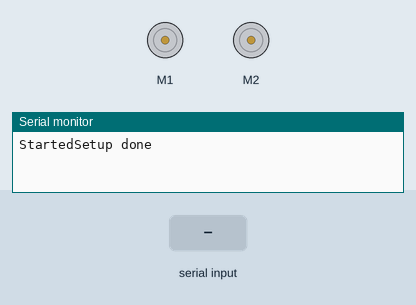
Simulated run of this sketch. Board: Arduino Uno, built with avr-gcc and run on an emulated ATmega328P. On the bench: 2 × DC motor (green arrow = forward, orange = backward, longer = faster), the last lines printed to the serial monitor. The inputs (shaded band) are chosen by the test bench.

Above: at 3.2 s.
3.3 s: "L" received over Serial
At 4.2 s:
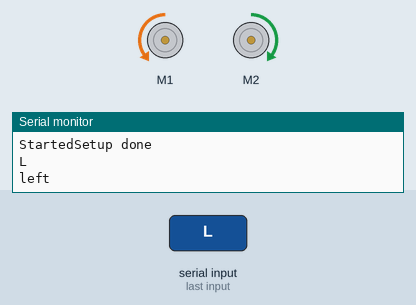
4.8 s: "R" received over Serial
At 5.4 s:
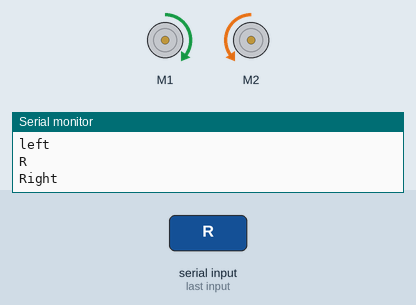
6.3 s: "l" received over Serial
At 7.5 s:
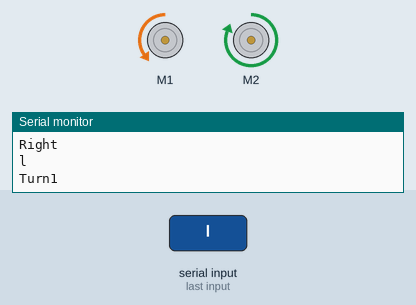
7.8 s: "r" received over Serial
At 8.9 s:
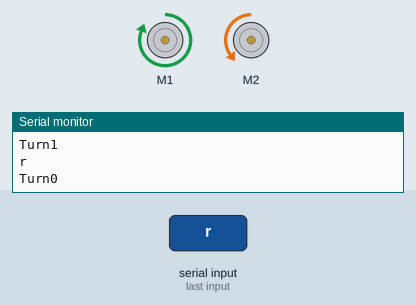
9.3 s: "F" received over Serial
At 10.0 s:
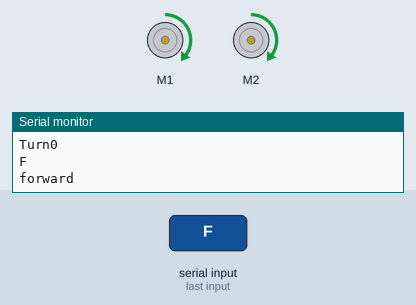
10.8 s: "B" received over Serial
At 11.1 s:
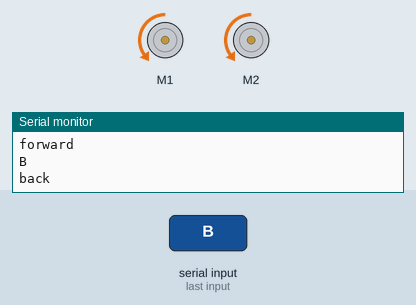
Timing chart, 0 to 13.3 s (numbered marks = the images above; inputs shaded):
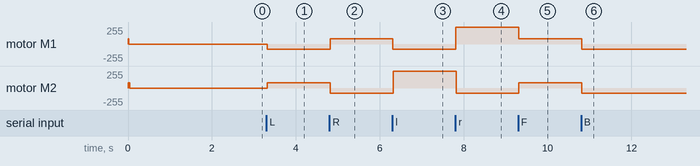

The sketch:

Skidsteer_USB.ino
```cpp
/* ############################################################
 *  By: Chris Sunny Thaliyath
 *
 *
 *  NodeMCU has weird pin mapping.
Pin numbers written on the board itself do not correspond to ESP8266 GPIO pin numbers. We have constants defined to make using this board easier:

static const uint8_t D0   = 16;
static const uint8_t D1   = 5;
static const uint8_t D2   = 4;
static const uint8_t D3   = 0;
static const uint8_t D4   = 2;
static const uint8_t D5   = 14;
static const uint8_t D6   = 12;
static const uint8_t D7   = 13;
static const uint8_t D8   = 15;
static const uint8_t D9   = 3;
static const uint8_t D10  = 1;
 *  Enjoy your kids
 *
 *
 *  DIP switch settings on Sabertooth
 *  1 - OFF
 *  2 - OFF
 *  3 - ON
 *  4 - OFF
 *  5 - ON
 *  6 - ON
 *########################################################### */


#include <SoftwareSerial.h>
#include <SabertoothSimplified.h>

SoftwareSerial SWSerial(2, 3); // RX on no pin (unused), TX on pin 3   (to S1).
SabertoothSimplified ST(SWSerial); // Use SWSerial as the serial port.

 char message[2];


 int FBspeed = 40;
 int speed_delta = 5;

int FW=0,BK=1,STop=2;
int dir=FW;

 void setup() {
   Serial.begin(9600);
   SWSerial.begin(9600);
   Serial.print("Started");


   ST.motor(1, FBspeed);
   ST.motor(2, FBspeed);

   Stop();
   delay(10);
   Serial.println("Setup done");
   delay(2000);

 }

 void loop(){


   char inByte = ' ';
   if (Serial.available())
   {
     char inByte = Serial.read();
     Serial.println(inByte);
     checkcommand(inByte);
     message[0]=0;
     message[1]=0;
     delay(5);
   }
}
 void forward()
 {
   delay(10);
   Serial.println("forward");

   dir=FW;
   ST.motor(1, FBspeed);
   ST.motor(2, FBspeed);


 }


 void back()
 {
   delay(10);
   Serial.println("back");
   dir=BK;
   ST.motor(1, -FBspeed);
   ST.motor(2, -FBspeed);

   //digitalWrite(lefta1, HIGH);
   //digitalWrite(lefta2, LOW);
 }

 void left()
 {
  delay(10);
  Serial.println("left");
  ST.motor(1, -FBspeed);
  ST.motor(2, FBspeed);
 }
 void right()
 {
  delay(10);
  Serial.println("Right");
  ST.motor(1, FBspeed);
   ST.motor(2, -FBspeed);
 }


void turnR()
 {
  delay(10);
  Serial.println("Turn0");
   ST.motor(1, 127);
   ST.motor(2, -FBspeed);
 }
 void turnL()
 {
  delay(10);
  Serial.println("Turn1");
   ST.motor(1, -FBspeed);
   ST.motor(2, 127);
 }

 void turnRB()
 {
  delay(10);
  Serial.println("Turn0B");

 }
 void turnLB()
 {
  delay(10);
  Serial.println("Turn1B");

 }

 void Stop()
 {
  dir=STop;
  delay(10);
  //Serial.println("Stop");
  ST.motor(1, 0);
  ST.motor(2, 0);
 }

 void next(){
            if(dir==FW){
              forward();
            }else if(dir==BK){
               back();
            }else{
              Stop();
            }
 }


 void increaseSpeed(){
if (FBspeed<127)
   FBspeed = FBspeed + speed_delta;
   Serial.println("increase speed");
   Serial.print(FBspeed);
  }

  void decreaseSpeed(){
    if (FBspeed >-127)
   FBspeed = FBspeed - speed_delta;
   Serial.println("decreased  speed");
   Serial.print(FBspeed);

  }


 void checkcommand(char cm)
 {


   switch(cm){
    //UP
    case 1:                                       break;

    //DOWN
    case 'D':                                       break;

    //LEFT-90
    case 'L':  left();       break;

    //RIGH-90
    case 'R':  right();          break;

    //STOP
    case 'S':  Stop();                                 break;

   //U-Tern 180
    case 6: turnL();   next();       break;

   //Turn-Left
    case 'l': turnL();                              break;

   //Turn-Righ
    case 'r':   turnR();                            break;

   //FW
    case 'F':   forward();                          break;


   //STEP-LEFT
    case 'q': left();    Stop();         break;

   //STEP-RIGH
    case 'e': right(); Stop();          break;

   //BACK
    case 'B': back();                              break;


    case 'k': decreaseSpeed(); next();                     break;

    case 'i': increaseSpeed();  next();                    break;

    default: Stop();                              break;

   }

 }
```

Measured:
- after the input at 3.3 s, motor M1: stopped → backward 80/255 at once; motor M2: stopped → forward 80/255 at once
- after the input at 4.8 s, motor M1: backward 80/255 → forward 80/255 at once; motor M2: forward 80/255 → backward 80/255 at once
- after the input at 6.3 s, motor M1: forward 80/255 → backward 80/255 at once; motor M2: backward 80/255 → forward 255/255 at once
- after the input at 7.8 s, motor M1: backward 80/255 → forward 255/255 at once; motor M2: forward 255/255 → backward 80/255 at once
- after the input at 9.3 s, motor M1: forward 255/255 → forward 80/255 at once; motor M2: backward 80/255 → forward 80/255 at once
- after the input at 10.8 s, motor M1, motor M2: forward 80/255 → backward 80/255 at once
